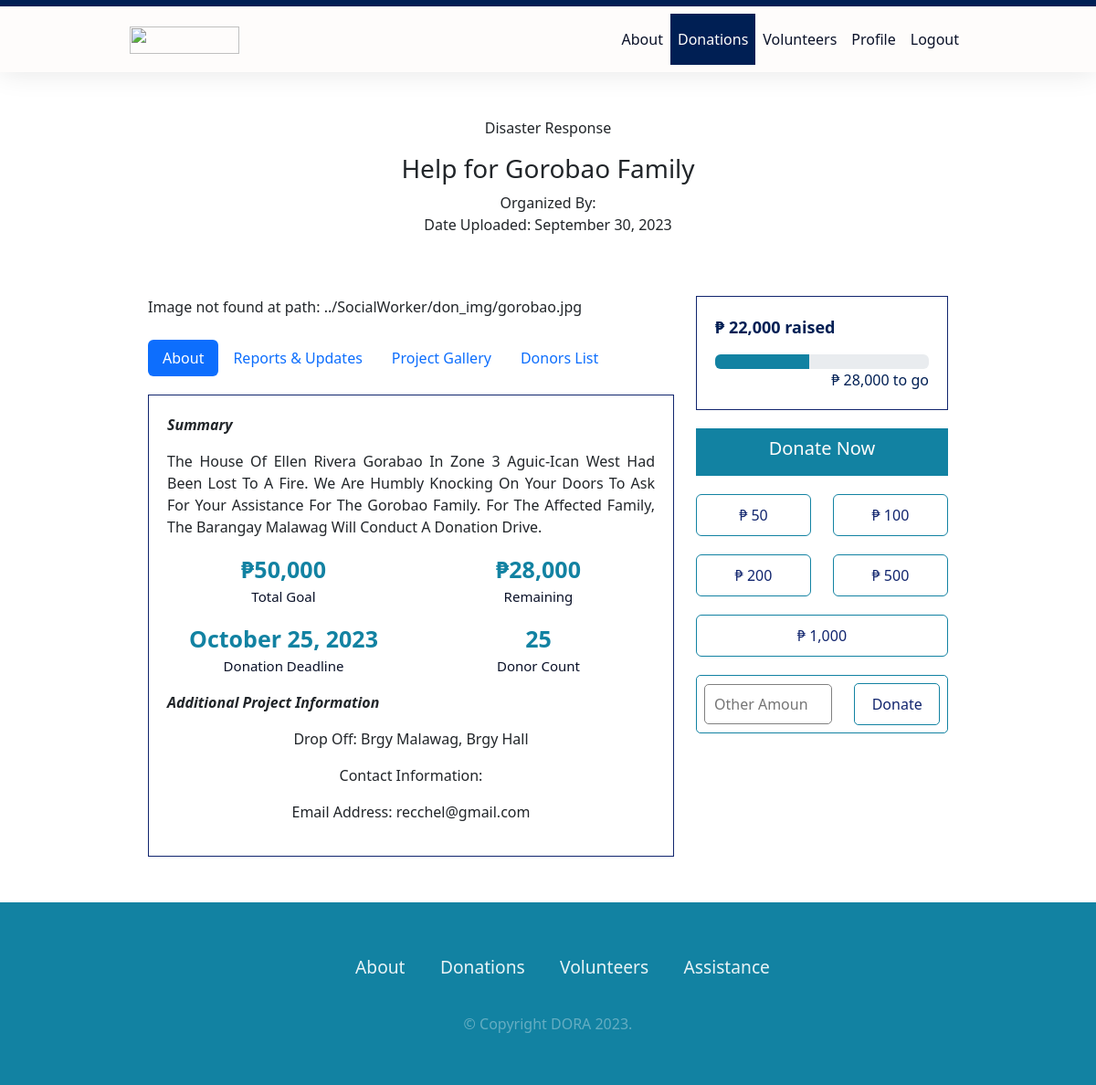
Page /Views/Donors-Volunteers/donation_projects.php?id=119 (signed in) on the committed database.
### tables this page shows
CREATE TABLE `tbl_don_proj` (
  `don_project_id` int(11) NOT NULL,
  `sw_id` int(11) NOT NULL,
  `image` varchar(200) NOT NULL,
  `text` text NOT NULL,
  `title` varchar(100) NOT NULL,
  `category` varchar(100) NOT NULL,
  `goal` varchar(100) NOT NULL,
  `dropoff` varchar(200) NOT NULL,
  `qrgcash` varchar(200) NOT NULL,
  `start` varchar(30) NOT NULL,
  `end` varchar(20) NOT NULL,
  `proj_stat` text NOT NULL,
  `ext` int(4) NOT NULL
);

CREATE TABLE `tbl_sw_accs` (
  `sw_id` int(100) NOT NULL,
  `name` varchar(100) NOT NULL,
  `email` varchar(100) NOT NULL,
  `contact` varchar(20) NOT NULL,
  `password` varchar(100) NOT NULL,
  `profile` varchar(100) NOT NULL,
  `address` varchar(100) NOT NULL,
  `barangay` varchar(100) NOT NULL,
  `district` varchar(100) NOT NULL,
  `city` varchar(100) NOT NULL,
  `status` varchar(100) NOT NULL DEFAULT 'Pending'
);

### Views/Donors-Volunteers/donation_projects.php (the view, shortened to what this page needs)
<?php include 'includes/config.php';?>
<!DOCTYPE html>
<html lang="en">
<head>
    <link rel="stylesheet" href="css/donation.css">
    <link rel="stylesheet" type="text/css" href="\Views\Donors-Volunteers\css\dn-fullproject.css">
    <link rel="stylesheet" href="https://cdnjs.cloudflare.com/ajax/libs/font-awesome/6.0.0-beta2/css/all.min.css" />
    <link href="https://cdn.jsdelivr.net/npm/bootstrap@5.3.0-alpha3/dist/css/bootstrap.min.css" rel="stylesheet">
  </head>
<body>
    <nav class="navbar navbar-expand-lg fixed-top">
        <div class="container">
            <a href="index.php" class="navbar-brand"><img src="dora_logo.png" width="120" height="30" ></a>
            <div class="collapse navbar-collapse" id="navbarNav">
                <?php echo'
                    <ul class="navbar-nav ms-auto">
                        <li class="nav-item">
                            <a class="nav-link" href="about.php">About</a>
                        </li>
                        <li class="nav-item">
                            <a class="nav-link active" href="donation.php">Donations</a>
                        </li>
                        <li class="nav-item">
                            <a class="nav-link" href="volunteer.php">Volunteers</a>
                        </li>
                        <li class="nav-item">
                            <a class="nav-link" href="dv_userdashboard.php">Profile</a>
                        </li>
                        <li class="nav-item">
                            <a class="nav-link" href="logout.php">Logout</a>
                        </li>
                    </ul>
                '?>
            </div>
        </div>
    </nav>
    <?php
       $id = $_GET['id'];
        $sql = "SELECT tbl_don_proj.*, tbl_sw_accs.*, tbl_don_proj.image AS don_proj_image
        FROM tbl_don_proj
        RIGHT JOIN tbl_sw_accs ON tbl_don_proj.sw_id = tbl_sw_accs.sw_id
        WHERE tbl_don_proj.don_project_id = '$id'";
        $result = mysqli_query($conn, $sql);
        $sql2 = "SELECT * FROM tbl_transaction WHERE don_project_id = $id AND stat = 'verified'";
        $mysqliStatus = $conn->query($sql2);
        $donor_count = mysqli_num_rows($mysqliStatus);
        $sql3 = "SELECT SUM(amount) FROM tbl_transaction WHERE don_project_id = $id AND stat = 'verified'";
        $result1 = mysqli_query($conn, $sql3);
        $roww = mysqli_fetch_assoc($result1);
        $donation = $roww['SUM(amount)'];
        while ($row = mysqli_fetch_array($result)) {
            $percentage = ($donation / $row['goal']) * 100;
            $remaining = $row['goal'] - $donation;
    ?>
        <div class="title text-center">
            <br><br>
            <p><?php echo $row['category']; ?></p>
            <h3><?php echo $row['title']; ?></h3>
            <p>Organized By: <?php echo $row['fname'] . ' ' . $row['mname'] . ' ' . $row['lname']; ?> <br>
                Date Uploaded: <?php echo date('F j, Y', strtotime($row['start'])); ?> </p>
        </div>
        <div class="container w-75 content">
            <div class="row">
                <div class="col-lg-8">
                   <div class="proj-img">
    <?php
    $imagePath = '../SocialWorker/don_img/' . $row['don_proj_image'];
    if (file_exists($imagePath)) {
        echo '<img src="' . $imagePath . '" style="width:100%">';
    } else {
        echo 'Image not found at path: ' . $imagePath;
    }
    ?>
</div>
                    <br>
                    <ul class="nav nav-pills mb-3" id="pills-tab" role="tablist">
                        <li class="nav-item" role="presentation">
                            <button class="nav-link active" id="pills-about-tab" data-bs-toggle="pill" data-bs-target="#pills-about" type="button" role="tab" aria-controls="pills-about" aria-selected="true">About</button>
                        </li>
                        <li class="nav-item" role="presentation">
                            <button class="nav-link" id="pills-reports-tab" data-bs-toggle="pill" data-bs-target="#pills-reports" type="button" role="tab" aria-controls="pills-reports" aria-selected="false">Reports & Updates</button>
                        </li>
                        <li class="nav-item" role="presentation">
                            <button class="nav-link" id="pills-gallery-tab" data-bs-toggle="pill" data-bs-target="#pills-gallery" type="button" role="tab" aria-controls="pills-gallery" aria-selected="false">Project Gallery</button>
                        </li>
                        <li class="nav-item" role="presentation">
                            <a href="/Views/SocialWorker/report_don_list.php?id=<?php echo $id; ?>" target="_blank" class="nav-link">Donors List</a>
                        </li>
                    </ul>
                    <div class="tab-content" id="pills-tabContent">
                        <div class="tab-pane fade show active" id="pills-about" role="tabpanel" aria-labelledby="pills-about-tab" tabindex="0">
                            <div class="proj-desc">
                                <p><b><i>Summary</i></b></p>
                                <div class="details">
                                    <p><?php echo $row['text']; ?></p>
                                </div>
                                <div class="goal">
                                    <div class="row">
                                        <div class="col-6">
                                            <div class="row"> <b> &#8369;<?php echo number_format($row['goal']); ?></b></div>
                                            <div class="row"> <p class="par"> Total Goal </p></div>
                                            <div class="row"> <b><?php echo date('F j, Y', strtotime($row['end'])); ?></b></div>
                                            <div class="row"> <p class="par">Donation Deadline </p></div>
                                        </div>
                                        <div class="col-6">
                                            <?php if ($donation >= $row['goal']) {
                                                echo '
                                                <div class="row"> <span>&#10003;</span> </div>
                                                <div class="row"> <p class="par"> Goal Reached! </p></div> ';
                                            } else {
                                                echo '
                                            <div class="row"> <b> &#8369;' . number_format($remaining) . '</b></div>
                                            <div class="row"> <p class="par"> Remaining </p></div> ';
                                            } ?>
                                            <div class="row"> <b><?php echo $donor_count; ?></b></div>
                                            <div class="row"> <p class="par">Donor Count </p></div>
                                        </div>
                                    </div>
                                </div>
                                <p><b><i>Additional Project Information</i></b></p>
                                <div class="additional">
                                    <p>Drop Off: <b><?php echo $row['dropoff']; ?></p></b>
                                    <p>Contact Information: <b><?php echo $row['full_contact']; ?></p></b>
                                    <p>Email Address: <b><?php echo $row['email']; ?></p></b>
                                </div>
                            </div>
                        </div>
                    </div>
                </div>
                <div class="col-4">
                    <div class="box">
                        <?php
                        if ($donation !== null && is_numeric($donation)) {
                            $formattedDonation = number_format($donation);
                            echo '<p class="progress-raised">&#8369; ' . $formattedDonation . ' raised </p>';
                        } else {
                            echo '<p class="progress-raised">&#8369; 0</p>';
                        }
                        ?>
                        <div class="progress" role="progressbar" aria-valuenow="25" aria-valuemin="0" aria-valuemax="100">
                            <div class="progress-bar" style="width: <?php echo $percentage; ?>%"></div>
                        </div>
                        <?php if ($donation >= $row['goal']){
                            echo '<p class="progress-to-go">Goal Reached!</p>';
                        }else{ echo '
                        <p class = "progress-to-go">&#8369; '.number_format($remaining).' to go </p> ';} ?>
                    </div>
                    <div class="donate-box">
                        <div class="don-title text-center">
                            <h5>Donate Now</h5>
                        </div>
                        <form action="donate_now.php?id=<?php echo $id; ?>" method="post">
                            <div class="row">
                                <?php if ($remaining >= 50) { ?>
                                <div class="col-6">
                                    <div class="donate-now">
                                        <button type="submit" class="btn btn-don" name="donation_amount" value="50">&#8369; 50</button>
                                    </div>
                                </div>
                                <?php } ?>
                                <?php if ($remaining >= 100) { ?>
                                <div class="col-6">
                                    <div class="donate-now">
                                        <button type="submit" class="btn btn-don" name="donation_amount" value="100">&#8369; 100</button>
                                    </div>
                                </div>
                                <?php } ?>
                            </div>
                            <div class="row">
                                <?php if ($remaining >= 200) { ?>
                                <div class="col-6">
                                    <div class="donate-now">
                                        <button type="submit" class="btn btn-don" name="donation_amount" value="200">&#8369; 200</button>
                                    </div>
                                </div>
                                <?php } ?>
                                <?php if ($remaining >= 500) { ?>
                                <div class="col-6">
                                    <div class="donate-now">
                                        <button type="submit" class="btn btn-don" name="donation_amount" value="500">&#8369; 500</button>
                                    </div>
                                </div>
                                <?php } ?>
                            </div>
                            <?php if ($remaining >= 1000) { ?>
                            <div class="donate-now">
                                <button type="submit" class="btn btn-don" name="donation_amount" value="1000">&#8369; 1,000</button>
                            </div>
                            <?php } ?>
                            <div class="donate-now-other">
                                <div class="row align-items-center">
                                    <?php if ($remaining <= 3000) { ?>
                                    <div class="col-7">
                                        <input type="number" min="50" max="<?php echo $remaining?>" name="custom_amount" id="customAmount" class="custom-input" value="<?php echo $remaining?>" />
                                    </div>
                                    <?php } else { ?>
                                    <div class="col-7">
                                        <input type="number" min="50" max="<?php echo $remaining?>" name="custom_amount" id="customAmount" class="custom-input" placeholder="Other Amount" />
                                    </div>
                                    <?php } ?>
                                    <div class="col-5">
                                        <button type="submit" class="btn btn-don" name="submit_custom_amount">Donate</button>
                                    </div>
                                </div>
                            </div>
                        </form>
                    </div>
                </div>
            </div>
        </div>
    <?php
    }
    ?>
    <footer class="sticky-footer">
        <ul>
            <li><a href="about.php">About</a></li>
            <li><a href="donation.php">Donations</a></li>
            <li><a href="volunteer.php">Volunteers</a></li>
            <li><a href="social_assistance.php">Assistance</a></li>
        </ul>
        <p> © Copyright DORA 2023.</p>
    </footer>
</body>
</html>

### rows in the picture
tbl_don_proj: category "Disaster Response", title "Help for Gorobao Family", start "September 30, 2023", image "../SocialWorker/don_img/gorobao.jpg", text "The House Of Ellen Rivera Gorabao In Zone 3 Aguic-Ican West Had Been Lost To A Fire. We Are Humbly Knocking On Your Doors To Ask For Your Assistance For The Gorobao Family. For The Affected Family, The Barangay Malawag Will Conduct A Donation Drive.", goal "50,000", end "October 25, 2023", remaining "28,000", dropoff "Brgy Malawag, Brgy Hall", sw.email "recchel@gmail.com", formattedDonation "22,000", $percentage 44 (drawn), shows "₱ 50", shows "₱ 100", shows "₱ 200", shows "₱ 500", shows "₱ 1,000"
